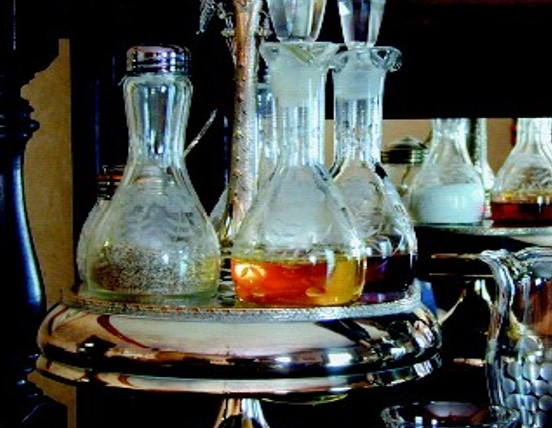
#> input picture lab4/Fig6.png, 552 x 428 px
$ python 1.py
#> lines starting #> are read from the running program, lines starting #| are printed output that depends on the picture; after the words box and inside, x2 and y2 are one past the last pixel; in counts of white or black regions, pixels touching at a corner belong together
#> further down, image is the input picture: shape (428, 552, 3); mean B, G, R 73.7, 79.8, 75.9
import cv2
import numpy as np

def rgb_to_hsi(rgb_image):
    # 将图像从0-255范围转换到0-1范围
    rgb_image = rgb_image.astype(float) / 255

    r, g, b = rgb_image[:, :, 0], rgb_image[:, :, 1], rgb_image[:, :, 2]

    numerator = 0.5 * ((r - g) + (r - b))
    denominator = np.sqrt((r - g) ** 2 + (r - b) * (g - b))
    theta = np.arccos(numerator / (denominator + 1e-6))
    h = np.where(b > g, 2 * np.pi - theta, theta)

    min_channel = np.min(rgb_image, axis=2)
    sum_channel = np.sum(rgb_image, axis=2)
    s = 1 - (3 * min_channel / (sum_channel + 1e-6))
    s[sum_channel == 0] = 0  # 当亮度为0时，饱和度为0
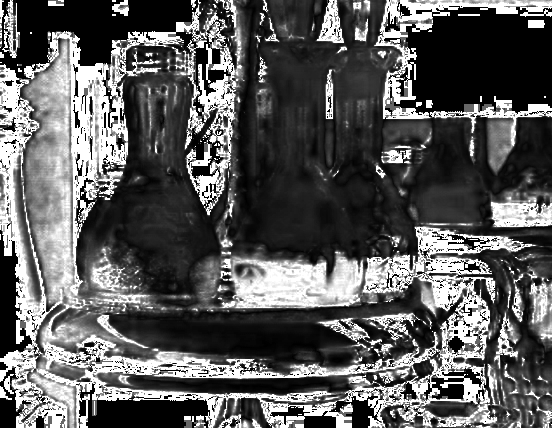
#> s: shape (428, 552) float64; min 0, max 1, mean 0.36

    i = sum_channel / 3.0

    return np.stack([h, s, i], axis=2)

def hsi_to_rgb(hsi_image):
    h, s, i = hsi_image[:, :, 0], hsi_image[:, :, 1], hsi_image[:, :, 2]

    r = np.zeros(h.shape)
    g = np.zeros(h.shape)
    b = np.zeros(h.shape)

    # 分三种情况处理
    cond1 = h < 2 * np.pi / 3
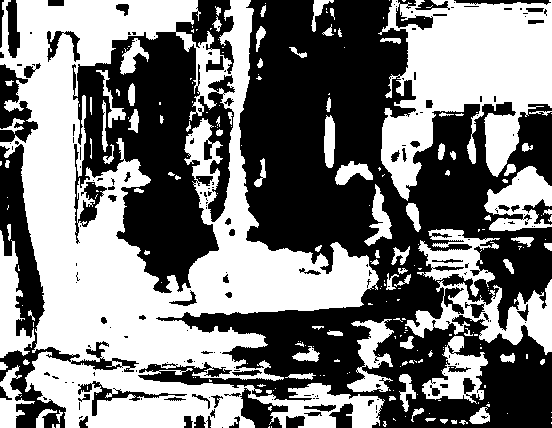
#> cond1: shape (428, 552) bool; 48.3% white; 235 white regions (148 under 20 px), largest, box (x1, y1, x2, y2) and area: (0, 0, 385, 428) 70622, (378, 0, 552, 201) 19929, (405, 279, 552, 355) 4079
    b[cond1] = i[cond1] * (1 - s[cond1])
    r[cond1] = i[cond1] * (1 + s[cond1] * np.cos(h[cond1]) / np.cos(np.pi / 3 - h[cond1]))
    g[cond1] = 3 * i[cond1] - (r[cond1] + b[cond1])

    cond2 = (h >= 2 * np.pi / 3) & (h < 4 * np.pi / 3)
#> cond2: shape (428, 552) bool; 38.7% white; 346 white regions (270 under 20 px), largest, box (x1, y1, x2, y2) and area: (239, 0, 552, 331) 47189, (110, 51, 219, 293) 14501, (138, 276, 454, 396) 12720
    h[cond2] = h[cond2] - 2 * np.pi / 3
    r[cond2] = i[cond2] * (1 - s[cond2])
    g[cond2] = i[cond2] * (1 + s[cond2] * np.cos(h[cond2]) / np.cos(np.pi / 3 - h[cond2]))
    b[cond2] = 3 * i[cond2] - (r[cond2] + g[cond2])

    cond3 = h >= 4 * np.pi / 3
#> cond3: shape (428, 552) bool; 13% white; 491 white regions (315 under 20 px), largest, box (x1, y1, x2, y2) and area: (77, 63, 129, 178) 2496, (106, 22, 207, 108) 1794, (0, 145, 45, 336) 1526
    h[cond3] = h[cond3] - 4 * np.pi / 3
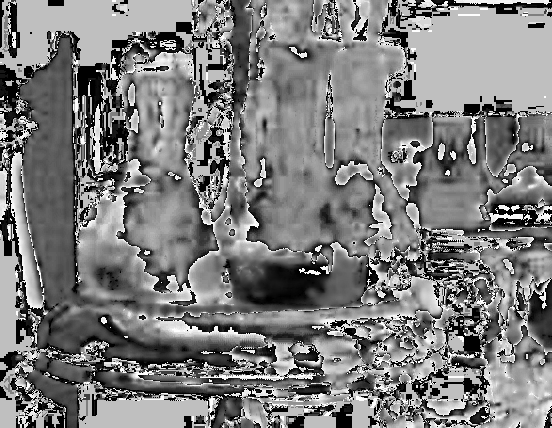
#> h: shape (428, 552) float64; min 2.41e-06, max 2.09, mean 1.03; drawn with min black and max white
    g[cond3] = i[cond3] * (1 - s[cond3])
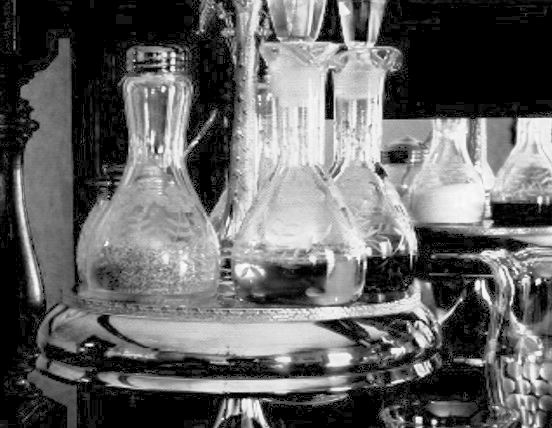
#> g: shape (428, 552) float64; min 0, max 1.09, mean 0.429; drawn with min black and max white
    b[cond3] = i[cond3] * (1 + s[cond3] * np.cos(h[cond3]) / np.cos(np.pi / 3 - h[cond3]))
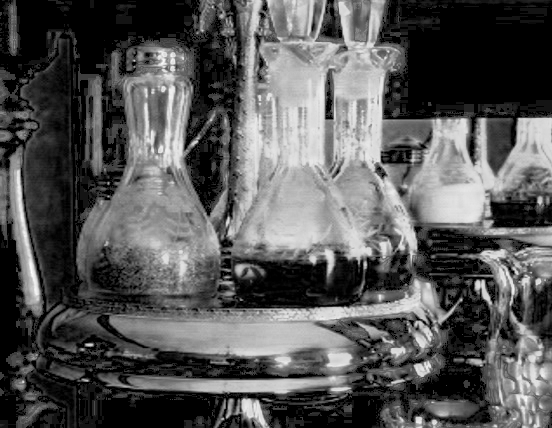
#> b: shape (428, 552) float64; min 0, max 1.21, mean 0.411; drawn with min black and max white
    r[cond3] = 3 * i[cond3] - (g[cond3] + b[cond3])
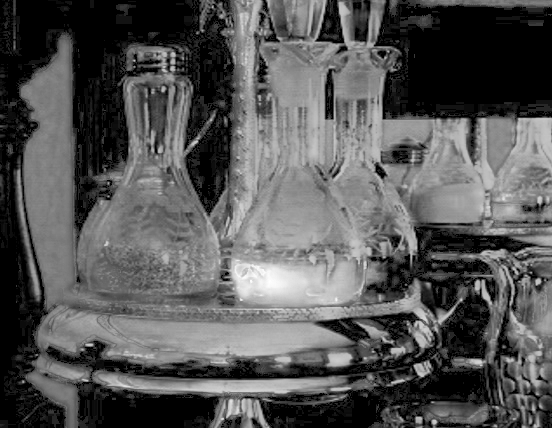
#> r: shape (428, 552) float64; min 0, max 1.27, mean 0.428; drawn with min black and max white

    return np.stack([r, g, b], axis=2) * 255

# 读取图像
image = cv2.imread("Fig6.png")
image = cv2.cvtColor(image, cv2.COLOR_BGR2RGB)

# RGB -> HSI
hsi_image = rgb_to_hsi(image)

# 对亮度分量I进行直方图均衡化
hsi_image[:, :, 2] = cv2.equalizeHist((hsi_image[:, :, 2] * 255).astype(np.uint8)) / 255.0

# HSI -> RGB
result_image = hsi_to_rgb(hsi_image).astype(np.uint8)
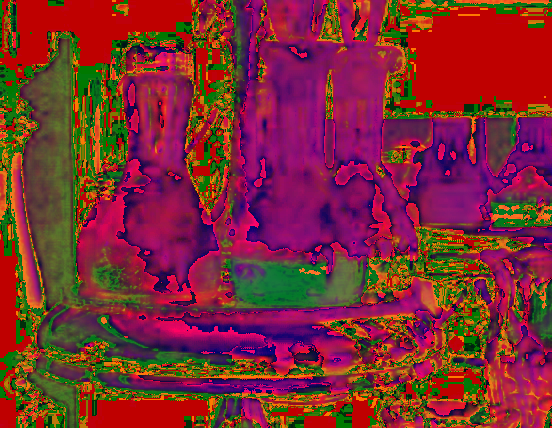
#> hsi_image: shape (428, 552, 3) float64; mean R, G, B 1.03, 0.36, 0.423; drawn with min black and max white
result_image_bgr = cv2.cvtColor(result_image, cv2.COLOR_RGB2BGR)

# 显示原始图像和处理后的图像
cv2.imshow("Original", image)
cv2.imshow("Equalized in HSI", result_image_bgr)

cv2.waitKey(0)  # 等待用户按键
cv2.destroyAllWindows()  # 关闭所有窗口
